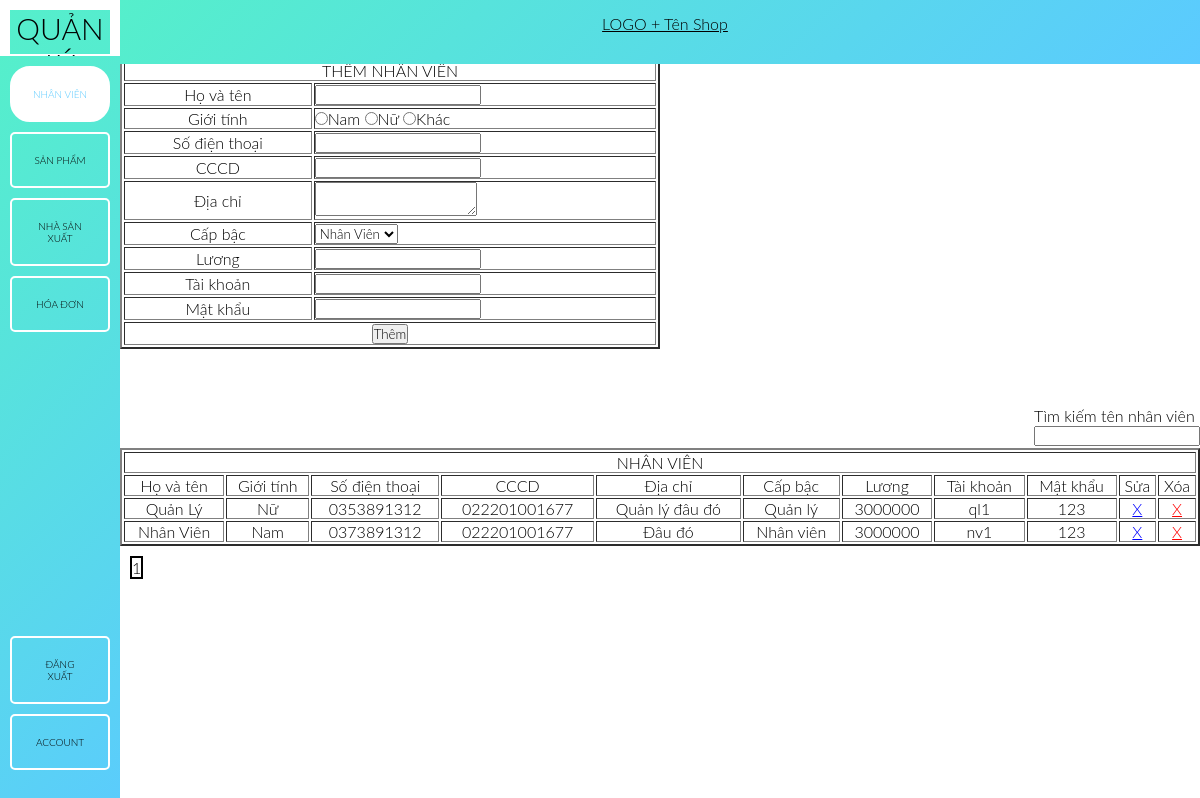
Screenshot of /admin/serve/index.php (signed in) with the database file from the repository.
### tables this page shows
CREATE TABLE `serve` (
  `id` int(11) NOT NULL,
  `name` varchar(50) NOT NULL,
  `gender` enum('Nam','Nữ','Khác') NOT NULL,
  `phone` varchar(50) NOT NULL,
  `identity` varchar(50) NOT NULL,
  `address` text NOT NULL,
  `level` int(2) NOT NULL,
  `wage` float NOT NULL,
  `account` varchar(255) DEFAULT NULL,
  `password` varchar(255) DEFAULT NULL,
  `token` varchar(50) DEFAULT NULL
);

### admin/serve/page_and_search.php (called while the page is built, shortened)
<?php
$page=1;
$search='';
$query_quantity_value="select count(*) from serve where name like '%$search%'";
$array_quantity_value = mysqli_query($connect,$query_quantity_value);
$resume_quantity_value=mysqli_fetch_array($array_quantity_value);
$quantity_value=$resume_quantity_value['count(*)'];
$quantity_value_one_page=5;
$quantity_page=ceil($quantity_value/$quantity_value_one_page);
$quantity_value_pass=$quantity_value_one_page*($page-1);
$query = "select * from serve
where
name like '%$search%'
limit $quantity_value_one_page
offset $quantity_value_pass";
$resume=mysqli_query($connect,$query);

### admin/serve/table.php (the view, shortened to what this page needs)
<table width="100%" align="center" border="2px">
  <tr>
    <th colspan="11">NHÂN VIÊN</th>
  </tr>
  <tr>
    <th>Họ và tên</th>
    <th>Giới tính</th>
    <th>Số điện thoại</th>
    <th>CCCD</th>
    <th>Địa chỉ</th>
    <th>Cấp bậc</th>
    <th>Lương</th>
    <th>Tài khoản</th>
    <th>Mật khẩu</th>
    <th>Sửa</th>
    <th>Xóa</th>
  </tr>
  <?php foreach ($resume as $get_serve){ ?>
    <tr>
      <td style="text-align:center"><?php echo $get_serve['name']; ?></td>
      <td style="text-align:center"><?php echo $get_serve['gender']; ?></td>
      <td style="text-align:center"><?php echo $get_serve['phone']; ?></td>
      <td style="text-align:center"><?php echo $get_serve['identity']; ?></td>
      <td style="text-align:center"><?php echo $get_serve['address']; ?></td>
      <td style="text-align:center">
        <?php
        if ($get_serve['level'] == 1) {
          echo 'Nhân viên';
        }else{
          echo 'Quản lý';
        }
        ?>
      </td>
      <td style="text-align:center"><?php echo $get_serve['wage']; ?></td>
      <td style="text-align:center"><?php echo $get_serve['account']; ?></td>
      <td style="text-align:center"><?php echo $get_serve['password']; ?></td>
      <td style="text-align:center">
        <a href="form_update.php?id=<?php echo $get_serve['id']; ?>" style="color: blue;">X</a>
      </td>
      <td style="text-align:center">
        <a href="delete.php?id=<?php echo $get_serve['id']; ?>" style="color: red;">X</a>
      </td>
    </tr>
  <?php } ?>
</table>
<?php for ($i=1; $i <=$quantity_page ; $i++) { ?>
  <a  href="?page=<?php echo $i ?>&search=<?php echo $search ?>">
    <span style="margin: 10px 10px; float: left; border: 2px solid black;"><?php echo $i ?> </span>
  </a>
  <?php } ?>

### admin/assets/css/style.css (style rules this page uses)
* { padding: 0; margin: 0; box-sizing: border-box; font-family: "Lato", sans-serif; font-weight: 300; color: black; }

### rows the page displays
serve: name "Quản Lý", gender "Nữ", phone "0353891312", identity "022201001677", address "Quản lý đâu đó", level "Quản lý", wage "3000000", account "ql1", password "123"
serve: name "Nhân Viên", gender "Nam", phone "0373891312", identity "022201001677", address "Đâu đó", level "Nhân viên", wage "3000000", account "nv1", password "123"
